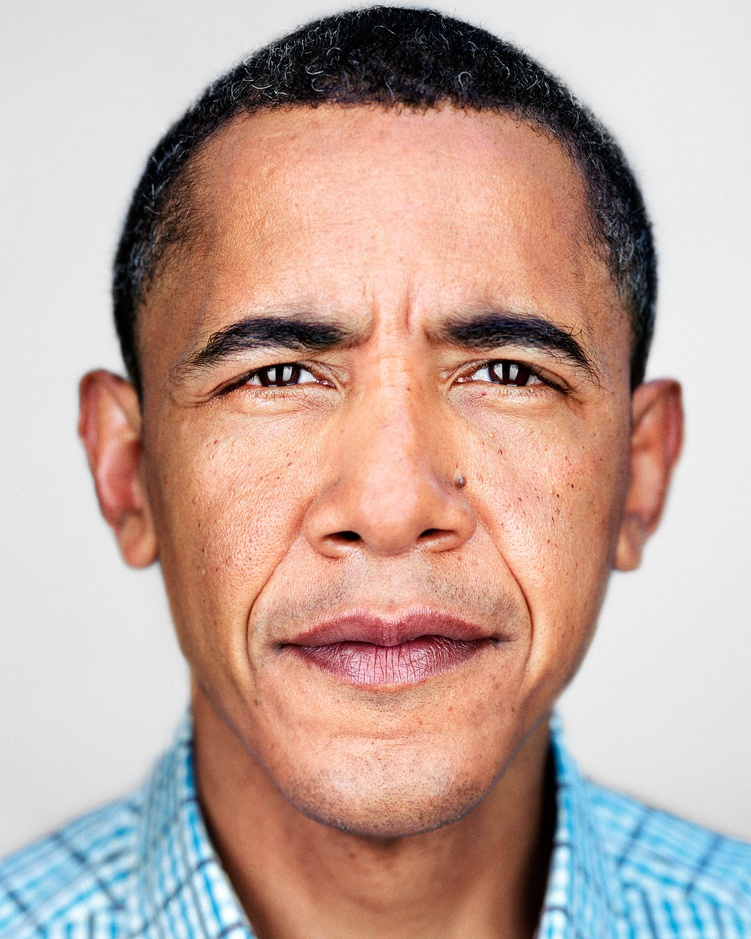
%> input picture FaceDB/me_1.jpg, 751 x 939 px, shrunk from 1760 x 2200 before the run
$ octave --eval "result = segment_face(imread('FaceDB/me_1.jpg'));"   (GNU Octave 9; MATLAB toolbox functions it lacks are replaced by stand-ins)
%> lines starting %> are read from the running program, lines starting %| are printed output that depends on the picture; in (x1, y1, x2, y2) boxes, pixels count from 0 and x2, y2 are one past the last pixel; in counts of white or black regions, pixels touching at a corner belong together; the program's own positions count from 1
function faceMask = segment_face(img)

% Ensuring grayscale
if size(img,3) == 3
    img = rgb2gray(img);
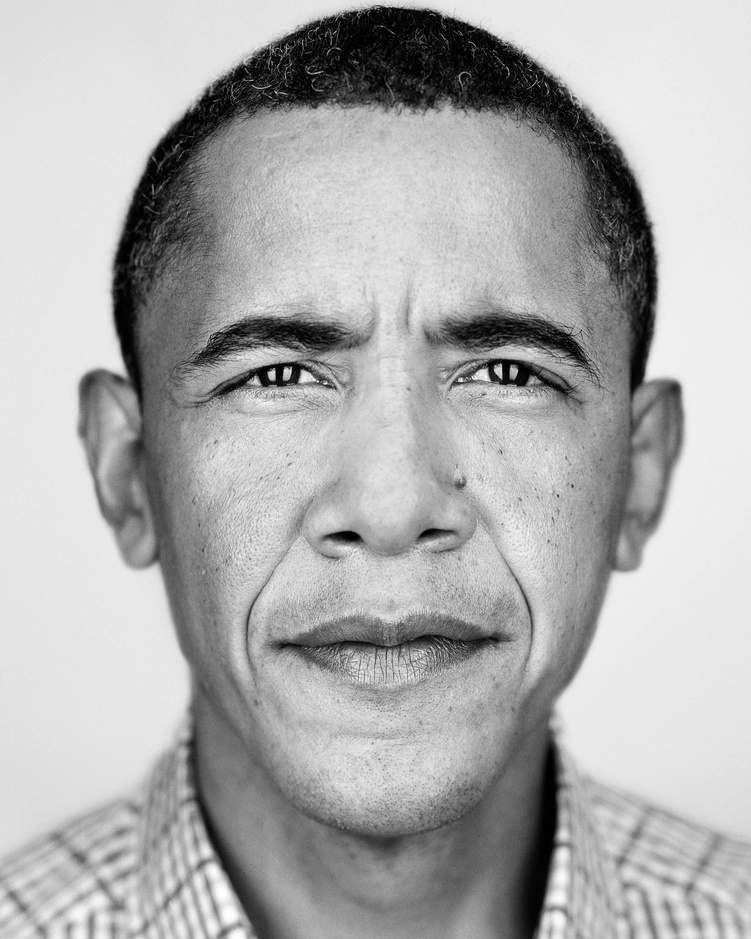
%> img: size 939x751 uint8; min 0, max 255, mean 173.2
end

% Converting to double
img = im2double(img);
%> img: size 939x751 double

% Adaptive thresholding
bw = imbinarize(img, 'adaptive', ...
    'ForegroundPolarity','bright', ...
    'Sensitivity', 0.5);
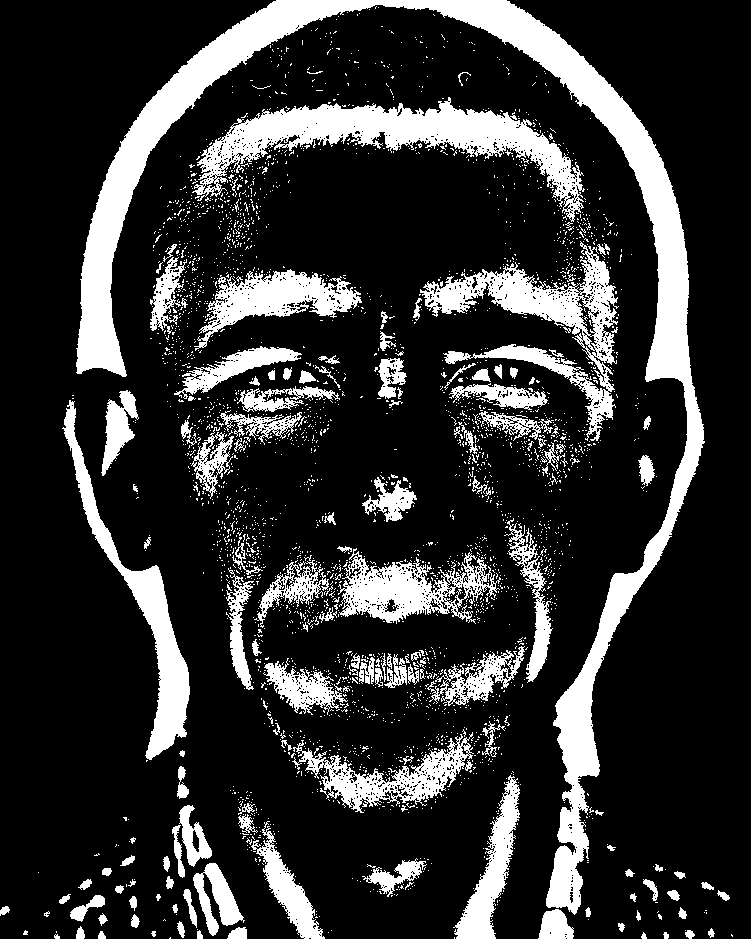
%> bw: size 939x751 logical; 19.3% white; 3048 white regions (2898 under 20 px), largest, box (x1, y1, x2, y2) and area: (76, 0, 705, 915) 43524, (192, 97, 585, 222) 13885, (420, 241, 619, 441) 9873

% Inverting
bw = imcomplement(bw);

% Morphological cleaning
bw = imfill(bw, 'holes');
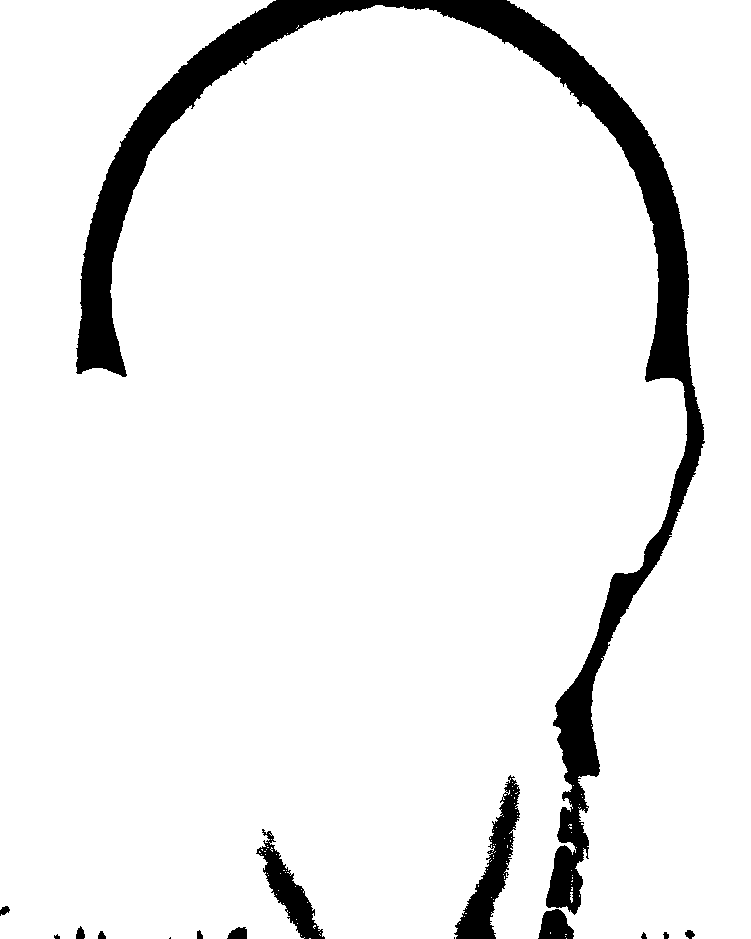
%> bw: size 939x751 logical; 92.8% white; 15 black regions (2 under 20 px), largest, box (x1, y1, x2, y2) and area: (76, 0, 705, 915) 43503, (454, 775, 520, 939) 3648, (256, 829, 325, 939) 2318
bw = bwareaopen(bw, 500);
%> bw: size 939x751 logical; 92.8% white; 15 black regions (2 under 20 px), largest, box (x1, y1, x2, y2) and area: (76, 0, 705, 915) 43575, (454, 775, 520, 939) 3695, (256, 829, 325, 939) 2370

% Keeping largest connected component
cc = bwconncomp(bw);
%> cc = 1 connected component
numPixels = cellfun(@numel, cc.PixelIdxList);
%> numPixels = 654190
[~, idx] = max(numPixels);
%> idx = 1

faceMask = false(size(bw));
faceMask(cc.PixelIdxList{idx}) = true;

end

$ run again, on FaceDB/me_2.jpg
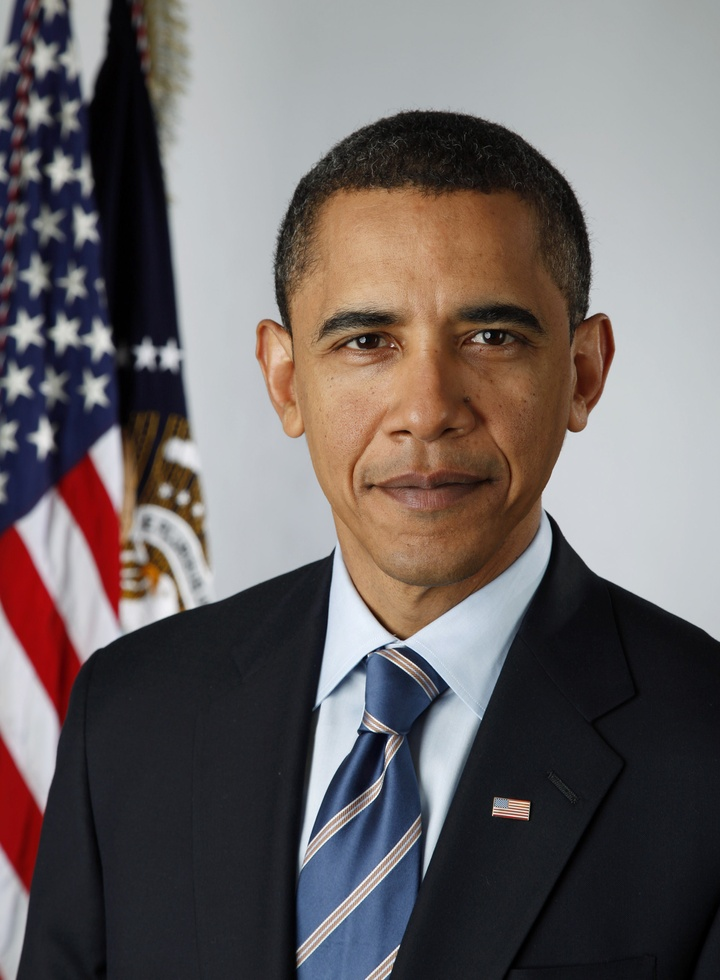
%> input picture FaceDB/me_2.jpg, 720 x 980 px, shrunk from 1916 x 2608 before the run
%> in segment_face, `bw = imbinarize(img, 'adaptive', 'ForegroundPolarity','bright', 'Sensi..`:
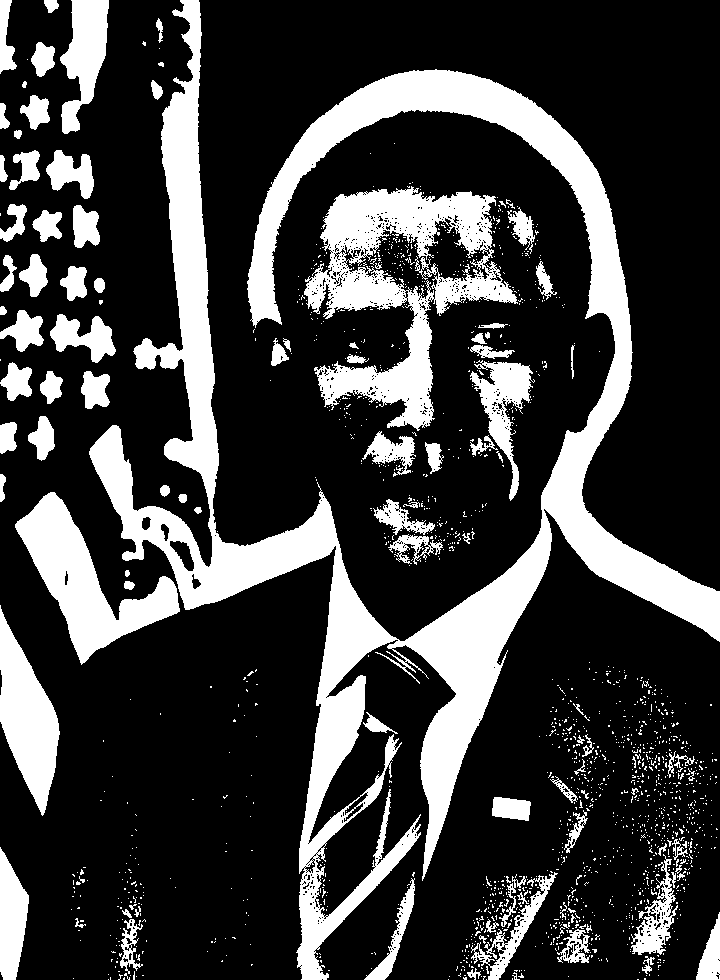
%> bw: size 980x720 logical; 24.1% white; 1621 white regions (1517 under 20 px), largest, box (x1, y1, x2, y2) and area: (89, 0, 720, 980) 91224, (304, 186, 518, 431) 19485, (15, 492, 180, 665) 9930
%> cc = 2 connected components
%> numPixels = [330617 262580]
%> idx = 1
%> in segment_face, `faceMask(cc.PixelIdxList{idx}) = true;`:
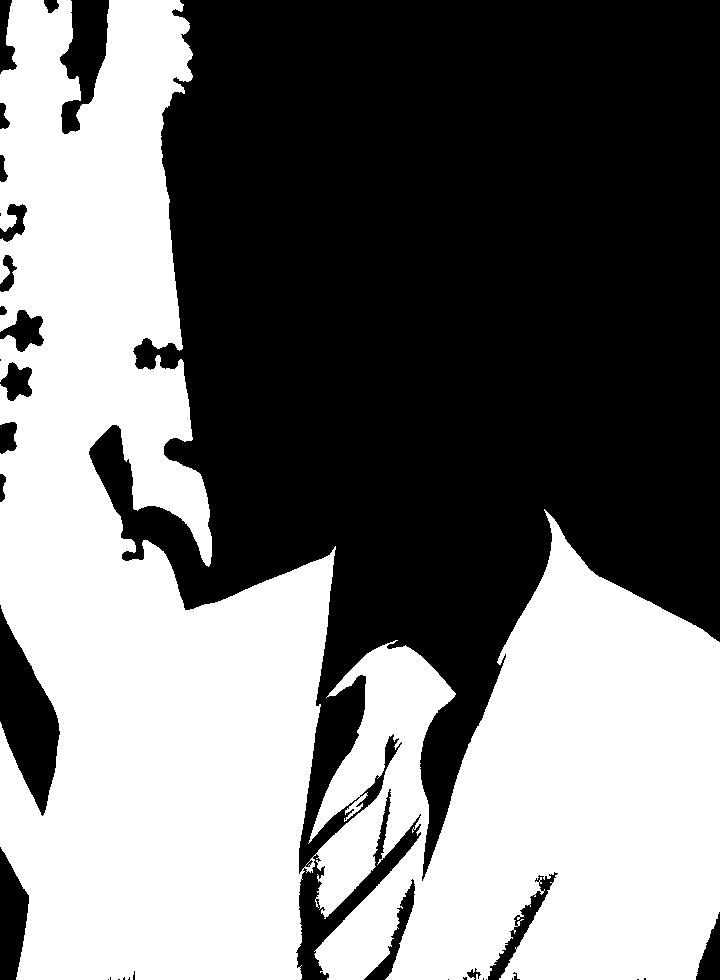
%> faceMask: size 980x720 logical; 46.9% white; 1 white region, box (x1, y1, x2, y2) and area: (0, 0, 720, 980) 330617
